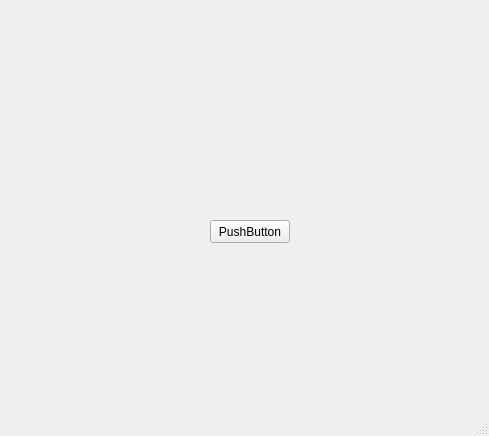
<?xml version="1.0" encoding="UTF-8"?>
<ui version="4.0">
 <class>MainWindow</class>
 <widget class="QMainWindow" name="MainWindow">
  <property name="geometry">
   <rect>
    <x>0</x>
    <y>0</y>
    <width>489</width>
    <height>436</height>
   </rect>
  </property>
  <property name="windowTitle">
   <string>MainWindow</string>
  </property>
  <widget class="QWidget" name="centralwidget">
   <widget class="QLabel" name="label">
    <property name="geometry">
     <rect>
      <x>140</x>
      <y>110</y>
      <width>241</width>
      <height>71</height>
     </rect>
    </property>
    <property name="text">
     <string/>
    </property>
   </widget>
   <widget class="QPushButton" name="pushButton">
    <property name="geometry">
     <rect>
      <x>210</x>
      <y>220</y>
      <width>80</width>
      <height>23</height>
     </rect>
    </property>
    <property name="text">
     <string>PushButton</string>
    </property>
   </widget>
  </widget>
  <widget class="QMenuBar" name="menubar">
   <property name="geometry">
    <rect>
     <x>0</x>
     <y>0</y>
     <width>489</width>
     <height>20</height>
    </rect>
   </property>
  </widget>
  <widget class="QStatusBar" name="statusbar"/>
 </widget>
 <resources/>
 <connections/>
</ui>
